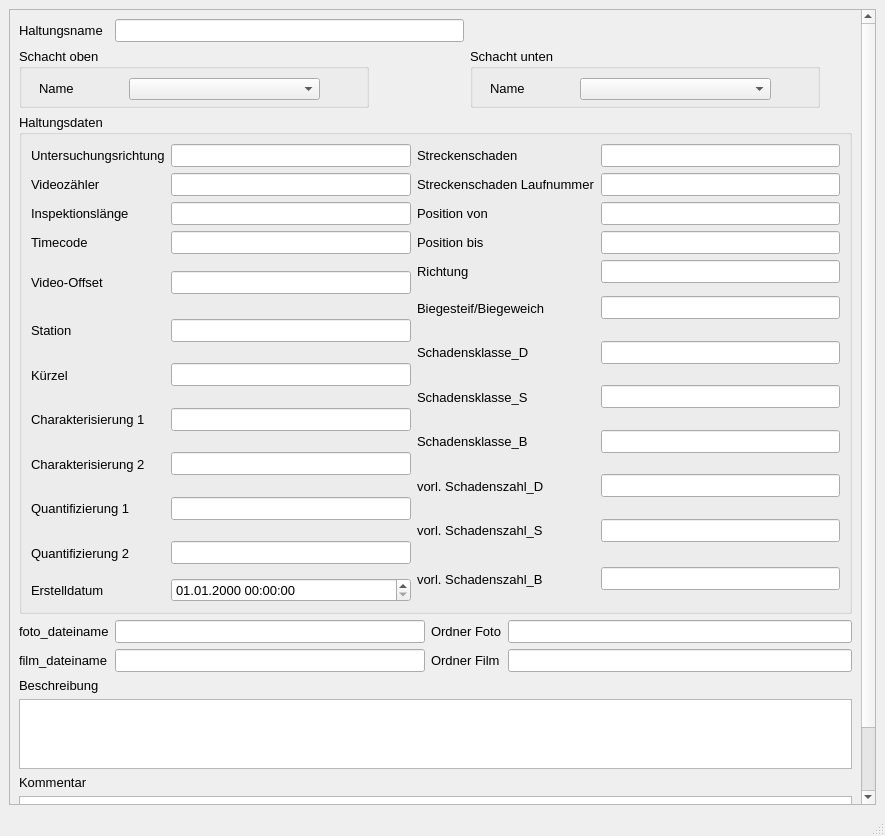
<?xml version="1.0" encoding="UTF-8"?>
<ui version="4.0">
 <class>MainWindow</class>
 <widget class="QMainWindow" name="MainWindow">
  <property name="geometry">
   <rect>
    <x>0</x>
    <y>0</y>
    <width>885</width>
    <height>836</height>
   </rect>
  </property>
  <property name="sizePolicy">
   <sizepolicy hsizetype="Preferred" vsizetype="Preferred">
    <horstretch>0</horstretch>
    <verstretch>0</verstretch>
   </sizepolicy>
  </property>
  <property name="minimumSize">
   <size>
    <width>664</width>
    <height>523</height>
   </size>
  </property>
  <property name="baseSize">
   <size>
    <width>0</width>
    <height>0</height>
   </size>
  </property>
  <property name="font">
   <font>
    <family>Tahoma</family>
    <pointsize>10</pointsize>
   </font>
  </property>
  <property name="windowTitle">
   <string>MainWindow</string>
  </property>
  <widget class="QWidget" name="centralwidget">
   <layout class="QGridLayout" name="gridLayout">
    <item row="0" column="0">
     <widget class="QScrollArea" name="scrollArea">
      <property name="widgetResizable">
       <bool>true</bool>
      </property>
      <widget class="QWidget" name="scrollAreaWidgetContents">
       <property name="geometry">
        <rect>
         <x>0</x>
         <y>0</y>
         <width>840</width>
         <height>935</height>
        </rect>
       </property>
       <layout class="QGridLayout" name="gridLayout_2">
        <item row="0" column="0">
         <widget class="QLabel" name="label">
          <property name="font">
           <font>
            <family>Tahoma</family>
            <pointsize>10</pointsize>
           </font>
          </property>
          <property name="text">
           <string>Haltungsname</string>
          </property>
         </widget>
        </item>
        <item row="0" column="1" colspan="2">
         <widget class="QLineEdit" name="untersuchhal">
          <property name="font">
           <font>
            <family>Tahoma</family>
            <pointsize>10</pointsize>
           </font>
          </property>
         </widget>
        </item>
        <item row="1" column="0" colspan="3">
         <widget class="QGroupBox" name="groupBox">
          <property name="minimumSize">
           <size>
            <width>350</width>
            <height>60</height>
           </size>
          </property>
          <property name="maximumSize">
           <size>
            <width>350</width>
            <height>16777215</height>
           </size>
          </property>
          <property name="font">
           <font>
            <family>Tahoma</family>
            <pointsize>10</pointsize>
           </font>
          </property>
          <property name="title">
           <string>Schacht oben</string>
          </property>
          <widget class="QLabel" name="label_3">
           <property name="geometry">
            <rect>
             <x>20</x>
             <y>30</y>
             <width>91</width>
             <height>21</height>
            </rect>
           </property>
           <property name="text">
            <string>Name</string>
           </property>
          </widget>
          <widget class="QComboBox" name="schoben">
           <property name="geometry">
            <rect>
             <x>110</x>
             <y>30</y>
             <width>191</width>
             <height>22</height>
            </rect>
           </property>
          </widget>
         </widget>
        </item>
        <item row="1" column="3" colspan="2">
         <widget class="QGroupBox" name="groupBox_3">
          <property name="minimumSize">
           <size>
            <width>350</width>
            <height>0</height>
           </size>
          </property>
          <property name="maximumSize">
           <size>
            <width>350</width>
            <height>16777215</height>
           </size>
          </property>
          <property name="font">
           <font>
            <family>Tahoma</family>
            <pointsize>10</pointsize>
           </font>
          </property>
          <property name="title">
           <string>Schacht unten</string>
          </property>
          <widget class="QLabel" name="label_9">
           <property name="geometry">
            <rect>
             <x>20</x>
             <y>30</y>
             <width>71</width>
             <height>21</height>
            </rect>
           </property>
           <property name="text">
            <string>Name</string>
           </property>
          </widget>
          <widget class="QComboBox" name="schunten">
           <property name="geometry">
            <rect>
             <x>110</x>
             <y>30</y>
             <width>191</width>
             <height>22</height>
            </rect>
           </property>
          </widget>
         </widget>
        </item>
        <item row="2" column="0" colspan="5">
         <widget class="QGroupBox" name="groupBox_2">
          <property name="minimumSize">
           <size>
            <width>0</width>
            <height>500</height>
           </size>
          </property>
          <property name="font">
           <font>
            <family>Tahoma</family>
            <pointsize>10</pointsize>
           </font>
          </property>
          <property name="title">
           <string>Haltungsdaten</string>
          </property>
          <layout class="QGridLayout" name="gridLayout_3">
           <item row="0" column="0">
            <widget class="QLabel" name="label_17">
             <property name="text">
              <string>Untersuchungsrichtung</string>
             </property>
            </widget>
           </item>
           <item row="0" column="1">
            <widget class="QLineEdit" name="untersuchrichtung">
             <property name="toolTip">
              <string>&lt;html&gt;&lt;head/&gt;&lt;body&gt;&lt;p&gt;&lt;span style=&quot; font-size:10pt;&quot;&gt;vorgegebene Haltungslänge, falls diese nicht automatisch berechnet werden soll&lt;/span&gt;&lt;/p&gt;&lt;/body&gt;&lt;/html&gt;</string>
             </property>
            </widget>
           </item>
           <item row="0" column="2">
            <widget class="QLabel" name="label_28">
             <property name="text">
              <string>Streckenschaden</string>
             </property>
            </widget>
           </item>
           <item row="0" column="3">
            <widget class="QLineEdit" name="streckenschaden">
             <property name="toolTip">
              <string>&lt;html&gt;&lt;head/&gt;&lt;body&gt;&lt;p&gt;&lt;span style=&quot; font-size:10pt;&quot;&gt;vorgegebene Haltungslänge, falls diese nicht automatisch berechnet werden soll&lt;/span&gt;&lt;/p&gt;&lt;/body&gt;&lt;/html&gt;</string>
             </property>
            </widget>
           </item>
           <item row="1" column="0">
            <widget class="QLabel" name="label_19">
             <property name="text">
              <string>Videozähler</string>
             </property>
            </widget>
           </item>
           <item row="1" column="1">
            <widget class="QLineEdit" name="videozaehler">
             <property name="toolTip">
              <string>&lt;html&gt;&lt;head/&gt;&lt;body&gt;&lt;p&gt;&lt;span style=&quot; font-size:10pt;&quot;&gt;vorgegebene Haltungslänge, falls diese nicht automatisch berechnet werden soll&lt;/span&gt;&lt;/p&gt;&lt;/body&gt;&lt;/html&gt;</string>
             </property>
            </widget>
           </item>
           <item row="1" column="2">
            <widget class="QLabel" name="label_29">
             <property name="text">
              <string>Streckenschaden Laufnummer</string>
             </property>
            </widget>
           </item>
           <item row="1" column="3">
            <widget class="QLineEdit" name="streckenschaden_lfdnr">
             <property name="toolTip">
              <string>&lt;html&gt;&lt;head/&gt;&lt;body&gt;&lt;p&gt;&lt;span style=&quot; font-size:10pt;&quot;&gt;vorgegebene Haltungslänge, falls diese nicht automatisch berechnet werden soll&lt;/span&gt;&lt;/p&gt;&lt;/body&gt;&lt;/html&gt;</string>
             </property>
            </widget>
           </item>
           <item row="2" column="0">
            <widget class="QLabel" name="label_20">
             <property name="text">
              <string>Inspektionslänge</string>
             </property>
            </widget>
           </item>
           <item row="2" column="1">
            <widget class="QLineEdit" name="inspektionslaenge">
             <property name="toolTip">
              <string>&lt;html&gt;&lt;head/&gt;&lt;body&gt;&lt;p&gt;&lt;span style=&quot; font-size:10pt;&quot;&gt;vorgegebene Haltungslänge, falls diese nicht automatisch berechnet werden soll&lt;/span&gt;&lt;/p&gt;&lt;/body&gt;&lt;/html&gt;</string>
             </property>
            </widget>
           </item>
           <item row="2" column="2">
            <widget class="QLabel" name="label_18">
             <property name="text">
              <string>Position von</string>
             </property>
            </widget>
           </item>
           <item row="2" column="3">
            <widget class="QLineEdit" name="pos_von">
             <property name="toolTip">
              <string>&lt;html&gt;&lt;head/&gt;&lt;body&gt;&lt;p&gt;&lt;span style=&quot; font-size:10pt;&quot;&gt;vorgegebene Haltungslänge, falls diese nicht automatisch berechnet werden soll&lt;/span&gt;&lt;/p&gt;&lt;/body&gt;&lt;/html&gt;</string>
             </property>
            </widget>
           </item>
           <item row="3" column="0">
            <widget class="QLabel" name="label_35">
             <property name="text">
              <string>Timecode</string>
             </property>
            </widget>
           </item>
           <item row="3" column="1">
            <widget class="QLineEdit" name="timecode">
             <property name="toolTip">
              <string>&lt;html&gt;&lt;head/&gt;&lt;body&gt;&lt;p&gt;&lt;span style=&quot; font-size:10pt;&quot;&gt;vorgegebene Haltungslänge, falls diese nicht automatisch berechnet werden soll&lt;/span&gt;&lt;/p&gt;&lt;/body&gt;&lt;/html&gt;</string>
             </property>
            </widget>
           </item>
           <item row="3" column="2">
            <widget class="QLabel" name="label_30">
             <property name="text">
              <string>Position bis</string>
             </property>
            </widget>
           </item>
           <item row="3" column="3">
            <widget class="QLineEdit" name="pos_bis">
             <property name="toolTip">
              <string>&lt;html&gt;&lt;head/&gt;&lt;body&gt;&lt;p&gt;&lt;span style=&quot; font-size:10pt;&quot;&gt;vorgegebene Haltungslänge, falls diese nicht automatisch berechnet werden soll&lt;/span&gt;&lt;/p&gt;&lt;/body&gt;&lt;/html&gt;</string>
             </property>
            </widget>
           </item>
           <item row="4" column="0" rowspan="2">
            <widget class="QLabel" name="label_21">
             <property name="text">
              <string>Video-Offset</string>
             </property>
            </widget>
           </item>
           <item row="4" column="1" rowspan="2">
            <widget class="QLineEdit" name="video_offset">
             <property name="toolTip">
              <string>&lt;html&gt;&lt;head/&gt;&lt;body&gt;&lt;p&gt;&lt;span style=&quot; font-size:10pt;&quot;&gt;vorgegebene Haltungslänge, falls diese nicht automatisch berechnet werden soll&lt;/span&gt;&lt;/p&gt;&lt;/body&gt;&lt;/html&gt;</string>
             </property>
            </widget>
           </item>
           <item row="4" column="2">
            <widget class="QLabel" name="label_51">
             <property name="text">
              <string>Richtung</string>
             </property>
            </widget>
           </item>
           <item row="4" column="3">
            <widget class="QLineEdit" name="richtung">
             <property name="toolTip">
              <string>&lt;html&gt;&lt;head/&gt;&lt;body&gt;&lt;p&gt;&lt;span style=&quot; font-size:10pt;&quot;&gt;vorgegebene Haltungslänge, falls diese nicht automatisch berechnet werden soll&lt;/span&gt;&lt;/p&gt;&lt;/body&gt;&lt;/html&gt;</string>
             </property>
            </widget>
           </item>
           <item row="5" column="2" rowspan="2">
            <widget class="QLabel" name="label_53">
             <property name="text">
              <string>Biegesteif/Biegeweich</string>
             </property>
            </widget>
           </item>
           <item row="5" column="3" rowspan="2">
            <widget class="QLineEdit" name="bw_bs">
             <property name="toolTip">
              <string>&lt;html&gt;&lt;head/&gt;&lt;body&gt;&lt;p&gt;&lt;span style=&quot; font-size:10pt;&quot;&gt;vorgegebene Haltungslänge, falls diese nicht automatisch berechnet werden soll&lt;/span&gt;&lt;/p&gt;&lt;/body&gt;&lt;/html&gt;</string>
             </property>
            </widget>
           </item>
           <item row="6" column="0" rowspan="2">
            <widget class="QLabel" name="label_34">
             <property name="text">
              <string>Station</string>
             </property>
            </widget>
           </item>
           <item row="6" column="1" rowspan="2">
            <widget class="QLineEdit" name="station">
             <property name="toolTip">
              <string>&lt;html&gt;&lt;head/&gt;&lt;body&gt;&lt;p&gt;&lt;span style=&quot; font-size:10pt;&quot;&gt;vorgegebene Haltungslänge, falls diese nicht automatisch berechnet werden soll&lt;/span&gt;&lt;/p&gt;&lt;/body&gt;&lt;/html&gt;</string>
             </property>
            </widget>
           </item>
           <item row="7" column="2" rowspan="2">
            <widget class="QLabel" name="label_54">
             <property name="text">
              <string>Schadensklasse_D</string>
             </property>
            </widget>
           </item>
           <item row="7" column="3" rowspan="2">
            <widget class="QLineEdit" name="Schadensklasse_D">
             <property name="toolTip">
              <string>&lt;html&gt;&lt;head/&gt;&lt;body&gt;&lt;p&gt;&lt;span style=&quot; font-size:10pt;&quot;&gt;vorgegebene Haltungslänge, falls diese nicht automatisch berechnet werden soll&lt;/span&gt;&lt;/p&gt;&lt;/body&gt;&lt;/html&gt;</string>
             </property>
            </widget>
           </item>
           <item row="8" column="0" rowspan="2">
            <widget class="QLabel" name="label_23">
             <property name="text">
              <string>Kürzel</string>
             </property>
            </widget>
           </item>
           <item row="8" column="1" rowspan="2">
            <widget class="QLineEdit" name="kuerzel">
             <property name="toolTip">
              <string>&lt;html&gt;&lt;head/&gt;&lt;body&gt;&lt;p&gt;&lt;span style=&quot; font-size:10pt;&quot;&gt;vorgegebene Haltungslänge, falls diese nicht automatisch berechnet werden soll&lt;/span&gt;&lt;/p&gt;&lt;/body&gt;&lt;/html&gt;</string>
             </property>
            </widget>
           </item>
           <item row="9" column="2" rowspan="2">
            <widget class="QLabel" name="label_55">
             <property name="text">
              <string>Schadensklasse_S</string>
             </property>
            </widget>
           </item>
           <item row="9" column="3" rowspan="2">
            <widget class="QLineEdit" name="Schadensklasse_S">
             <property name="toolTip">
              <string>&lt;html&gt;&lt;head/&gt;&lt;body&gt;&lt;p&gt;&lt;span style=&quot; font-size:10pt;&quot;&gt;vorgegebene Haltungslänge, falls diese nicht automatisch berechnet werden soll&lt;/span&gt;&lt;/p&gt;&lt;/body&gt;&lt;/html&gt;</string>
             </property>
            </widget>
           </item>
           <item row="10" column="0" rowspan="2">
            <widget class="QLabel" name="label_24">
             <property name="text">
              <string>Charakterisierung 1</string>
             </property>
            </widget>
           </item>
           <item row="10" column="1" rowspan="2">
            <widget class="QLineEdit" name="charakt1">
             <property name="toolTip">
              <string>&lt;html&gt;&lt;head/&gt;&lt;body&gt;&lt;p&gt;&lt;span style=&quot; font-size:10pt;&quot;&gt;vorgegebene Haltungslänge, falls diese nicht automatisch berechnet werden soll&lt;/span&gt;&lt;/p&gt;&lt;/body&gt;&lt;/html&gt;</string>
             </property>
            </widget>
           </item>
           <item row="11" column="2" rowspan="2">
            <widget class="QLabel" name="label_56">
             <property name="text">
              <string>Schadensklasse_B</string>
             </property>
            </widget>
           </item>
           <item row="11" column="3" rowspan="2">
            <widget class="QLineEdit" name="Schadensklasse_B">
             <property name="toolTip">
              <string>&lt;html&gt;&lt;head/&gt;&lt;body&gt;&lt;p&gt;&lt;span style=&quot; font-size:10pt;&quot;&gt;vorgegebene Haltungslänge, falls diese nicht automatisch berechnet werden soll&lt;/span&gt;&lt;/p&gt;&lt;/body&gt;&lt;/html&gt;</string>
             </property>
            </widget>
           </item>
           <item row="12" column="0" rowspan="2">
            <widget class="QLabel" name="label_25">
             <property name="text">
              <string>Charakterisierung 2</string>
             </property>
            </widget>
           </item>
           <item row="12" column="1" rowspan="2">
            <widget class="QLineEdit" name="charakt2">
             <property name="toolTip">
              <string>&lt;html&gt;&lt;head/&gt;&lt;body&gt;&lt;p&gt;&lt;span style=&quot; font-size:10pt;&quot;&gt;vorgegebene Haltungslänge, falls diese nicht automatisch berechnet werden soll&lt;/span&gt;&lt;/p&gt;&lt;/body&gt;&lt;/html&gt;</string>
             </property>
            </widget>
           </item>
           <item row="13" column="2" rowspan="2">
            <widget class="QLabel" name="label_59">
             <property name="text">
              <string>vorl. Schadenszahl_D</string>
             </property>
            </widget>
           </item>
           <item row="13" column="3" rowspan="2">
            <widget class="QLineEdit" name="vorlaufige_Schadenszahl_D">
             <property name="toolTip">
              <string>&lt;html&gt;&lt;head/&gt;&lt;body&gt;&lt;p&gt;&lt;span style=&quot; font-size:10pt;&quot;&gt;vorgegebene Haltungslänge, falls diese nicht automatisch berechnet werden soll&lt;/span&gt;&lt;/p&gt;&lt;/body&gt;&lt;/html&gt;</string>
             </property>
            </widget>
           </item>
           <item row="14" column="0" rowspan="2">
            <widget class="QLabel" name="label_26">
             <property name="text">
              <string>Quantifizierung 1</string>
             </property>
            </widget>
           </item>
           <item row="14" column="1" rowspan="2">
            <widget class="QLineEdit" name="quantnr1">
             <property name="toolTip">
              <string>&lt;html&gt;&lt;head/&gt;&lt;body&gt;&lt;p&gt;&lt;span style=&quot; font-size:10pt;&quot;&gt;vorgegebene Haltungslänge, falls diese nicht automatisch berechnet werden soll&lt;/span&gt;&lt;/p&gt;&lt;/body&gt;&lt;/html&gt;</string>
             </property>
            </widget>
           </item>
           <item row="15" column="2" rowspan="2">
            <widget class="QLabel" name="label_58">
             <property name="text">
              <string>vorl. Schadenszahl_S</string>
             </property>
            </widget>
           </item>
           <item row="15" column="3" rowspan="2">
            <widget class="QLineEdit" name="vorlaufige_Schadenszahl_S">
             <property name="toolTip">
              <string>&lt;html&gt;&lt;head/&gt;&lt;body&gt;&lt;p&gt;&lt;span style=&quot; font-size:10pt;&quot;&gt;vorgegebene Haltungslänge, falls diese nicht automatisch berechnet werden soll&lt;/span&gt;&lt;/p&gt;&lt;/body&gt;&lt;/html&gt;</string>
             </property>
            </widget>
           </item>
           <item row="16" column="0" rowspan="2">
            <widget class="QLabel" name="label_27">
             <property name="text">
              <string>Quantifizierung 2</string>
             </property>
            </widget>
           </item>
           <item row="16" column="1" rowspan="2">
            <widget class="QLineEdit" name="quantnr2">
             <property name="toolTip">
              <string>&lt;html&gt;&lt;head/&gt;&lt;body&gt;&lt;p&gt;&lt;span style=&quot; font-size:10pt;&quot;&gt;vorgegebene Haltungslänge, falls diese nicht automatisch berechnet werden soll&lt;/span&gt;&lt;/p&gt;&lt;/body&gt;&lt;/html&gt;</string>
             </property>
            </widget>
           </item>
           <item row="17" column="2" rowspan="2">
            <widget class="QLabel" name="label_57">
             <property name="text">
              <string>vorl. Schadenszahl_B</string>
             </property>
            </widget>
           </item>
           <item row="17" column="3" rowspan="2">
            <widget class="QLineEdit" name="vorlaufige_Schadenszahl_B">
             <property name="toolTip">
              <string>&lt;html&gt;&lt;head/&gt;&lt;body&gt;&lt;p&gt;&lt;span style=&quot; font-size:10pt;&quot;&gt;vorgegebene Haltungslänge, falls diese nicht automatisch berechnet werden soll&lt;/span&gt;&lt;/p&gt;&lt;/body&gt;&lt;/html&gt;</string>
             </property>
            </widget>
           </item>
           <item row="18" column="0">
            <widget class="QLabel" name="label_71">
             <property name="text">
              <string>Erstelldatum</string>
             </property>
            </widget>
           </item>
           <item row="18" column="1">
            <widget class="QgsDateTimeEdit" name="createdat">
             <property name="font">
              <font>
               <family>Tahoma</family>
               <pointsize>10</pointsize>
              </font>
             </property>
             <property name="currentSection">
              <enum>QDateTimeEdit::DaySection</enum>
             </property>
             <property name="displayFormat">
              <string>dd.MM.yyyy HH:mm:ss</string>
             </property>
            </widget>
           </item>
          </layout>
         </widget>
        </item>
        <item row="3" column="0">
         <widget class="QLabel" name="label_31">
          <property name="text">
           <string>foto_dateiname</string>
          </property>
         </widget>
        </item>
        <item row="3" column="1">
         <widget class="QLineEdit" name="foto_dateiname">
          <property name="toolTip">
           <string>&lt;html&gt;&lt;head/&gt;&lt;body&gt;&lt;p&gt;&lt;span style=&quot; font-size:10pt;&quot;&gt;vorgegebene Haltungslänge, falls diese nicht automatisch berechnet werden soll&lt;/span&gt;&lt;/p&gt;&lt;/body&gt;&lt;/html&gt;</string>
          </property>
         </widget>
        </item>
        <item row="3" column="2" colspan="2">
         <widget class="QLabel" name="label_33">
          <property name="text">
           <string>Ordner Foto</string>
          </property>
         </widget>
        </item>
        <item row="3" column="4">
         <widget class="QLineEdit" name="ordner_bild">
          <property name="toolTip">
           <string>&lt;html&gt;&lt;head/&gt;&lt;body&gt;&lt;p&gt;&lt;span style=&quot; font-size:10pt;&quot;&gt;vorgegebene Haltungslänge, falls diese nicht automatisch berechnet werden soll&lt;/span&gt;&lt;/p&gt;&lt;/body&gt;&lt;/html&gt;</string>
          </property>
         </widget>
        </item>
        <item row="4" column="0">
         <widget class="QLabel" name="label_32">
          <property name="text">
           <string>film_dateiname</string>
          </property>
         </widget>
        </item>
        <item row="4" column="1">
         <widget class="QLineEdit" name="film_dateiname">
          <property name="toolTip">
           <string>&lt;html&gt;&lt;head/&gt;&lt;body&gt;&lt;p&gt;&lt;span style=&quot; font-size:10pt;&quot;&gt;vorgegebene Haltungslänge, falls diese nicht automatisch berechnet werden soll&lt;/span&gt;&lt;/p&gt;&lt;/body&gt;&lt;/html&gt;</string>
          </property>
         </widget>
        </item>
        <item row="4" column="2" colspan="2">
         <widget class="QLabel" name="label_50">
          <property name="text">
           <string>Ordner Film</string>
          </property>
         </widget>
        </item>
        <item row="4" column="4">
         <widget class="QLineEdit" name="ordner_video">
          <property name="toolTip">
           <string>&lt;html&gt;&lt;head/&gt;&lt;body&gt;&lt;p&gt;&lt;span style=&quot; font-size:10pt;&quot;&gt;vorgegebene Haltungslänge, falls diese nicht automatisch berechnet werden soll&lt;/span&gt;&lt;/p&gt;&lt;/body&gt;&lt;/html&gt;</string>
          </property>
         </widget>
        </item>
        <item row="5" column="0" colspan="2">
         <widget class="QLabel" name="label_52">
          <property name="text">
           <string>Beschreibung</string>
          </property>
         </widget>
        </item>
        <item row="6" column="0" colspan="5">
         <widget class="QTextEdit" name="Beschreibung">
          <property name="font">
           <font>
            <family>Tahoma</family>
            <pointsize>10</pointsize>
           </font>
          </property>
         </widget>
        </item>
        <item row="7" column="0">
         <widget class="QLabel" name="label_22">
          <property name="font">
           <font>
            <family>Tahoma</family>
            <pointsize>10</pointsize>
           </font>
          </property>
          <property name="text">
           <string>Kommentar</string>
          </property>
         </widget>
        </item>
        <item row="8" column="0" colspan="5">
         <widget class="QTextEdit" name="kommentar">
          <property name="font">
           <font>
            <family>Tahoma</family>
            <pointsize>10</pointsize>
           </font>
          </property>
         </widget>
        </item>
       </layout>
      </widget>
     </widget>
    </item>
   </layout>
  </widget>
  <widget class="QMenuBar" name="menubar">
   <property name="geometry">
    <rect>
     <x>0</x>
     <y>0</y>
     <width>885</width>
     <height>27</height>
    </rect>
   </property>
  </widget>
  <widget class="QStatusBar" name="statusbar"/>
 </widget>
 <customwidgets>
  <customwidget>
   <class>QgsDateTimeEdit</class>
   <extends>QDateTimeEdit</extends>
   <header>qgsdatetimeedit.h</header>
  </customwidget>
 </customwidgets>
 <tabstops>
  <tabstop>untersuchhal</tabstop>
  <tabstop>schoben</tabstop>
  <tabstop>schunten</tabstop>
  <tabstop>untersuchrichtung</tabstop>
  <tabstop>createdat</tabstop>
  <tabstop>kommentar</tabstop>
 </tabstops>
 <resources/>
 <connections/>
</ui>
